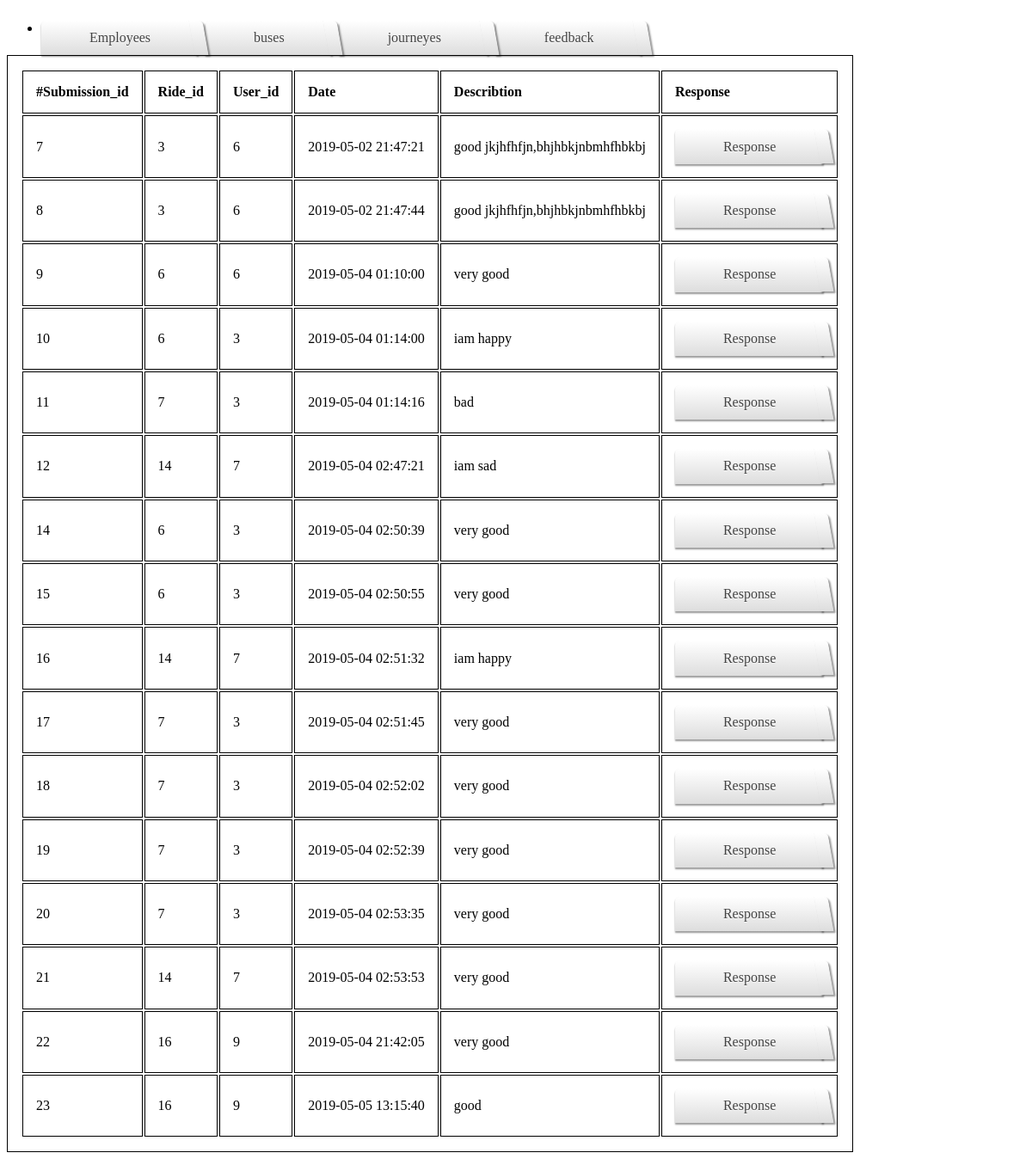
The app's page /report.php with its own data.
### tables this page shows
CREATE TABLE `submission` (
  `Submission_id` int(11) NOT NULL,
  `Ride_id` int(11) NOT NULL,
  `User_id` int(11) NOT NULL,
  `Feedback_id` int(11) DEFAULT NULL,
  `Date` timestamp NOT NULL DEFAULT CURRENT_TIMESTAMP,
  `Describtion` text NOT NULL
);

### report.php (the view, shortened to what this page needs)
<html>
<head>
</head>
<body>
<div class="tabs">
    <ul>
        <li><a href="admin.php">Employees</a></li>
        <li><a href="buses.php">buses</a></li>
        <li><a href="jr.php">journeyes</a></li>
        <li><a href="report.php">feedback</a></li>
    </ul>
    <div>
        <?php
        echo '<table>
<tr><td><b>#Submission_id</b></td>
<td><b>Ride_id</b></td>
<td><b>User_id</b></td>
<td><b>Date</b></td>
<td><b>Describtion</b></td>
<td><b>Response</b></td>
</tr>';
        $con = mysqli_connect('localhost', 'root', '', "smart_bus");
        $sel1 = "SELECT * FROM submission";
        $res1 = mysqli_query($con, $sel1);
        if ($res1) {
            while ($row1 = mysqli_fetch_array($res1)) {
                $x=$row1['Submission_id'];
                echo '<tr><td>' .
                    $row1['Submission_id'] . '</td><td>' .
                    $row1['Ride_id'] . '</td><td>' .
                    $row1['User_id'] . '</td><td>' .
                    $row1['Date'] . '</td><td>' .
                    $row1['Describtion'] .
                    '<td><a href="response.php?id='.$x.'">Response</a></td>';
                echo '</tr>';
            }
        }
        ?>
    </div>
</div>
</body>
</html>

### report.php (style rules this page uses)
table ,tr ,td { padding: 15px; margin-top: 10px; border: 1px solid black; }
.tabs { overflow: hidden; width: 100%; margin: 0; padding: 0; list-style: none; }
.tabs li { float: left; margin: 0 .5em 0 0; }
.tabs a { position: relative; background: #ddd; background-image: linear-gradient(to bottom, #fff, #ddd); padding: .7em 3.5em; float: left; text-decoration: none; color: #444; text-shadow: 0 1px 0 rgba(255,255,255,.8); border-radius: 5px 0 0 0; box-shadow: 0 2px 2px rgba(0,0,0,.4); }
.tabs a::after { content:''; position:absolute; z-index: 1; top: 0; right: -.5em; bottom: 0; width: 1em; background: #ddd; background-image: linear-gradient(to bottom, #fff, #ddd); box-shadow: 2px 2px 2px rgba(0,0,0,.4); transform: skew(10deg); border-radius: 0 5px 0 0; }

### records on screen
submission: Submission_id "7", Ride "3", User "6", Date "2019-05-02 21:47:21", Describtion "good jkjhfhfjn,bhjhbkjnbmhfhbkbj"
submission: Submission_id "8", Ride "3", User "6", Date "2019-05-02 21:47:44", Describtion "good jkjhfhfjn,bhjhbkjnbmhfhbkbj"
submission: Submission_id "9", Ride "6", User "6", Date "2019-05-04 01:10:00", Describtion "very good"
submission: Submission_id "10", Ride "6", User "3", Date "2019-05-04 01:14:00", Describtion "iam happy"
submission: Submission_id "11", Ride "7", User "3", Date "2019-05-04 01:14:16", Describtion "bad"
submission: Submission_id "12", Ride "14", User "7", Date "2019-05-04 02:47:21", Describtion "iam sad"
submission: Submission_id "14", Ride "6", User "3", Date "2019-05-04 02:50:39", Describtion "very good"
submission: Submission_id "15", Ride "6", User "3", Date "2019-05-04 02:50:55", Describtion "very good"
submission: Submission_id "16", Ride "14", User "7", Date "2019-05-04 02:51:32", Describtion "iam happy"
submission: Submission_id "17", Ride "7", User "3", Date "2019-05-04 02:51:45", Describtion "very good"
submission: Submission_id "18", Ride "7", User "3", Date "2019-05-04 02:52:02", Describtion "very good"
submission: Submission_id "19", Ride "7", User "3", Date "2019-05-04 02:52:39", Describtion "very good"
submission: Submission_id "20", Ride "7", User "3", Date "2019-05-04 02:53:35", Describtion "very good"
submission: Submission_id "21", Ride "14", User "7", Date "2019-05-04 02:53:53", Describtion "very good"
submission: Submission_id "22", Ride "16", User "9", Date "2019-05-04 21:42:05", Describtion "very good"
submission: Submission_id "23", Ride "16", User "9", Date "2019-05-05 13:15:40", Describtion "good"
